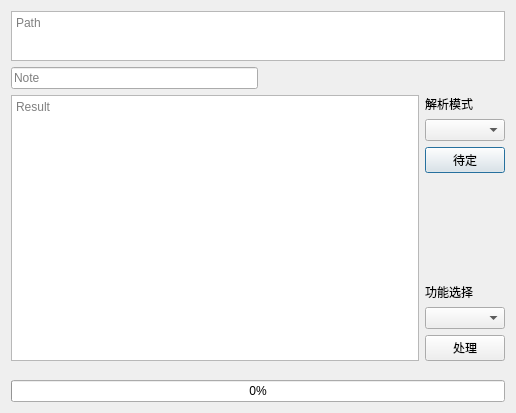
<?xml version="1.0" encoding="UTF-8"?>
<ui version="4.0">
 <class>Dialog</class>
 <widget class="QDialog" name="Dialog">
  <property name="geometry">
   <rect>
    <x>0</x>
    <y>0</y>
    <width>516</width>
    <height>413</height>
   </rect>
  </property>
  <property name="acceptDrops">
   <bool>false</bool>
  </property>
  <property name="windowTitle">
   <string>ROMOsTools</string>
  </property>
  <layout class="QGridLayout" name="gridLayout">
   <item row="0" column="0">
    <widget class="QTextEdit" name="TEdit_MultiInput">
     <property name="maximumSize">
      <size>
       <width>16777215</width>
       <height>50</height>
      </size>
     </property>
     <property name="acceptDrops">
      <bool>false</bool>
     </property>
     <property name="html">
      <string>&lt;!DOCTYPE HTML PUBLIC &quot;-//W3C//DTD HTML 4.0//EN&quot; &quot;http://www.w3.org/TR/REC-html40/strict.dtd&quot;&gt;
&lt;html&gt;&lt;head&gt;&lt;meta name=&quot;qrichtext&quot; content=&quot;1&quot; /&gt;&lt;style type=&quot;text/css&quot;&gt;
p, li { white-space: pre-wrap; }
&lt;/style&gt;&lt;/head&gt;&lt;body style=&quot; font-family:'SimSun'; font-size:9pt; font-weight:400; font-style:normal;&quot;&gt;
&lt;p style=&quot;-qt-paragraph-type:empty; margin-top:0px; margin-bottom:0px; margin-left:0px; margin-right:0px; -qt-block-indent:0; text-indent:0px;&quot;&gt;&lt;br /&gt;&lt;/p&gt;&lt;/body&gt;&lt;/html&gt;</string>
     </property>
     <property name="placeholderText">
      <string>Path</string>
     </property>
    </widget>
   </item>
   <item row="1" column="0">
    <layout class="QHBoxLayout" name="horizontalLayout_2">
     <item>
      <widget class="QLineEdit" name="LEdit_Input">
       <property name="acceptDrops">
        <bool>false</bool>
       </property>
       <property name="text">
        <string/>
       </property>
       <property name="placeholderText">
        <string>Note</string>
       </property>
      </widget>
     </item>
     <item>
      <spacer name="horizontalSpacer">
       <property name="orientation">
        <enum>Qt::Horizontal</enum>
       </property>
       <property name="sizeHint" stdset="0">
        <size>
         <width>40</width>
         <height>20</height>
        </size>
       </property>
      </spacer>
     </item>
    </layout>
   </item>
   <item row="2" column="0">
    <layout class="QHBoxLayout" name="horizontalLayout">
     <item>
      <widget class="QTextEdit" name="TEdit_Result">
       <property name="acceptDrops">
        <bool>false</bool>
       </property>
       <property name="lineWrapMode">
        <enum>QTextEdit::NoWrap</enum>
       </property>
       <property name="html">
        <string>&lt;!DOCTYPE HTML PUBLIC &quot;-//W3C//DTD HTML 4.0//EN&quot; &quot;http://www.w3.org/TR/REC-html40/strict.dtd&quot;&gt;
&lt;html&gt;&lt;head&gt;&lt;meta name=&quot;qrichtext&quot; content=&quot;1&quot; /&gt;&lt;style type=&quot;text/css&quot;&gt;
p, li { white-space: pre-wrap; }
&lt;/style&gt;&lt;/head&gt;&lt;body style=&quot; font-family:'SimSun'; font-size:9pt; font-weight:400; font-style:normal;&quot;&gt;
&lt;p style=&quot;-qt-paragraph-type:empty; margin-top:0px; margin-bottom:0px; margin-left:0px; margin-right:0px; -qt-block-indent:0; text-indent:0px;&quot;&gt;&lt;br /&gt;&lt;/p&gt;&lt;/body&gt;&lt;/html&gt;</string>
       </property>
       <property name="acceptRichText">
        <bool>true</bool>
       </property>
       <property name="placeholderText">
        <string>Result</string>
       </property>
      </widget>
     </item>
     <item>
      <layout class="QVBoxLayout" name="verticalLayout_3">
       <item>
        <layout class="QVBoxLayout" name="verticalLayout">
         <item>
          <widget class="QLabel" name="LB_ParseMode">
           <property name="text">
            <string>解析模式</string>
           </property>
          </widget>
         </item>
         <item>
          <widget class="QComboBox" name="CB_ParseMode"/>
         </item>
         <item>
          <widget class="QPushButton" name="BT_LoadLibary">
           <property name="text">
            <string>待定</string>
           </property>
          </widget>
         </item>
        </layout>
       </item>
       <item>
        <spacer name="verticalSpacer_2">
         <property name="orientation">
          <enum>Qt::Vertical</enum>
         </property>
         <property name="sizeHint" stdset="0">
          <size>
           <width>20</width>
           <height>40</height>
          </size>
         </property>
        </spacer>
       </item>
       <item>
        <layout class="QVBoxLayout" name="verticalLayout_2">
         <item>
          <widget class="QLabel" name="LB_Func">
           <property name="text">
            <string>功能选择</string>
           </property>
          </widget>
         </item>
         <item>
          <widget class="QComboBox" name="CB_FuncList"/>
         </item>
         <item>
          <widget class="QPushButton" name="BT_ParseFunc">
           <property name="text">
            <string>处理</string>
           </property>
          </widget>
         </item>
        </layout>
       </item>
      </layout>
     </item>
    </layout>
   </item>
   <item row="3" column="0">
    <spacer name="verticalSpacer">
     <property name="orientation">
      <enum>Qt::Vertical</enum>
     </property>
     <property name="sizeType">
      <enum>QSizePolicy::Fixed</enum>
     </property>
     <property name="sizeHint" stdset="0">
      <size>
       <width>20</width>
       <height>13</height>
      </size>
     </property>
    </spacer>
   </item>
   <item row="4" column="0">
    <widget class="QProgressBar" name="progressBar">
     <property name="value">
      <number>0</number>
     </property>
     <property name="alignment">
      <set>Qt::AlignCenter</set>
     </property>
     <property name="textVisible">
      <bool>true</bool>
     </property>
     <property name="orientation">
      <enum>Qt::Horizontal</enum>
     </property>
     <property name="invertedAppearance">
      <bool>false</bool>
     </property>
     <property name="textDirection">
      <enum>QProgressBar::TopToBottom</enum>
     </property>
    </widget>
   </item>
  </layout>
 </widget>
 <resources/>
 <connections/>
</ui>
